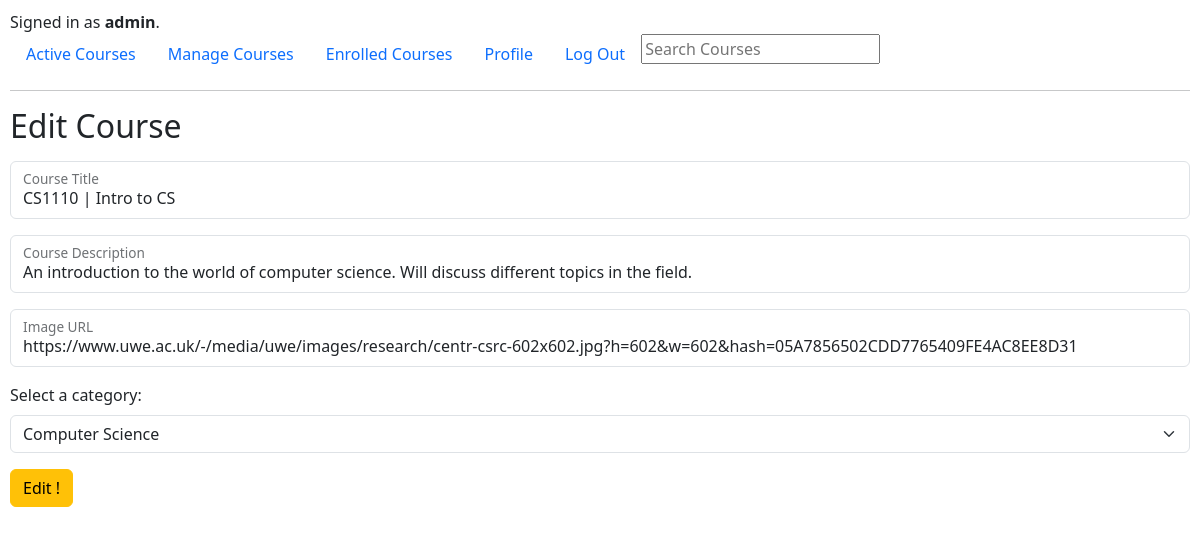
Screenshot of /editCourse/1 (signed in) with the database file from the repository.
### revuCMS/models.py (models this page shows, shortened)
class User(AbstractUser):
    pass

class Course(models.Model):
    title = models.CharField(max_length=20)
    description = models.CharField(max_length=100)
    imageUrl = models.CharField(max_length=300, default=None)
    isActive = models.BooleanField(default=True)
    owner = models.ForeignKey(User, on_delete=models.CASCADE, blank=True, null=True, related_name="user")
    category = models.ForeignKey(Category, on_delete=models.CASCADE, blank=True, null=True, related_name="category")
    enrollment = models.ManyToManyField(User, blank=True, null=True, related_name="CourseEnrollment")

class Category(models.Model):
    categoryName = models.CharField(max_length=20)
    def __str__(self):
        return self.categoryName

### revuCMS/views.py (the view, shortened to what this page needs)
# urls.py: path("editCourse/<int:id>", views.editCourse, name="editCourse"),
def editCourse(request, id):
    if request.method == "GET":
        courseData = Course.objects.get(pk=id)
        allCategories = Category.objects.all()
        return render(request, 'revuCMS/editCourse.html', {
            "course": courseData,
            "categories": allCategories
        })

### revuCMS/templates/revuCMS/editCourse.html (shortened to what this page needs)
{% extends "revuCMS/layout.html" %}
{% block body %}
    <h2>Edit Course</h2>
    <form action="{% url 'editCourse' id=course.id %}" method="POST" class="my-3">
        <div class="form-floating mb-3">
            <input type="text" name="title" class="form-control" id="title" placeholder="Title" value="{{ course.title }}">
            <label for="title">Course Title</label>
        </div>
        <div class="form-floating mb-3">
            <input type="text" name="description" class="form-control" id="description" placeholder="Description" value="{{ course.description }}">
            <label for="description">Course Description</label>
        </div>
        <div class="form-floating mb-3">
            <input type="text" name="imageurl" class="form-control" id="imageurl" placeholder="imageUrl" value="{{ course.imageUrl }}">
            <label for="imageurl">Image URL</label>
        </div>
        <div class="form-group">
            <label for="category">Select a category:</label>
            <select name="category" class="form-select" aria-label="Default select example">
                <option value="{{ course.category }}" selected hidden >{{ course.category }}</option>
            </select>
        </div>
        <button type="submit" class="btn btn-warning">Edit !</button>
    </form>
{% endblock %}

### revuCMS/templates/revuCMS/layout.html (shortened to what this page needs)
{% load static %}
<!DOCTYPE html>
<html lang="en">
    <head>
        <link rel="stylesheet" href="https://stackpath.bootstrapcdn.com/bootstrap/4.4.1/css/bootstrap.min.css">
        <link href="{% static 'revuCMS/styles.css' %}" rel="stylesheet">
        <link rel="stylesheet" href="https://cdn.jsdelivr.net/npm/bootstrap@5.3.2/dist/css/bootstrap.min.css">
        <link rel="stylesheet" href="https://cdnjs.cloudflare.com/ajax/libs/font-awesome/6.5.1/css/all.min.css" />
    </head>
    <body>
        <div>
            {% if user.is_authenticated %}
                Signed in as <strong>{{ user.username }}</strong>.
            {% else %}
                Not signed in.
            {% endif %}
        </div>
        <ul class="nav">
            <li class="nav-item">
                <a class="nav-link" href="{% url 'index' %}">Active Courses</a>
            </li>
            {% if user.is_authenticated %}
                {% if user.is_superuser %}
                    <li class="nav-item">
                        <a class="nav-link" href="{% url 'manage' %}">Manage Courses</a>
                    </li>
                {% endif %}
                <li class="nav-item">
                    <a class="nav-link" href="{% url 'enrolledCourses' %}">Enrolled Courses</a>
                </li>
                <li class="nav-item">
                    <a class="nav-link" href="{% url 'profile' %}">Profile</a>
                </li>
                <li class="nav-item">
                    <a class="nav-link" href="{% url 'logout' %}">Log Out</a>
                </li>
            {% endif %}
                <li class="nav-item">
                    <form action="{% url 'search' %}" method="POST">
                        <input type="text" class="search" name="q" placeholder="Search Courses">
                    </form>
                </li>
        </ul>
        <hr>
        {% block body %}
        {% endblock %}
    </body>
</html>

### revuCMS/static/revuCMS/styles.css (style rules this page uses)
body { padding: 10px; }

### rows the page displays
User: username "admin"
Course: title "CS1110 | Intro to CS", description "An introduction to the world of computer science. Will discuss different topics in the field.", imageurl "https://www.uwe.ac.uk/-/media/uwe/images/research/centr-csrc-602x602.jpg?h=602&w=602&hash=05A7856502CDD7765409FE4AC8EE8D31", category "Computer Science"
